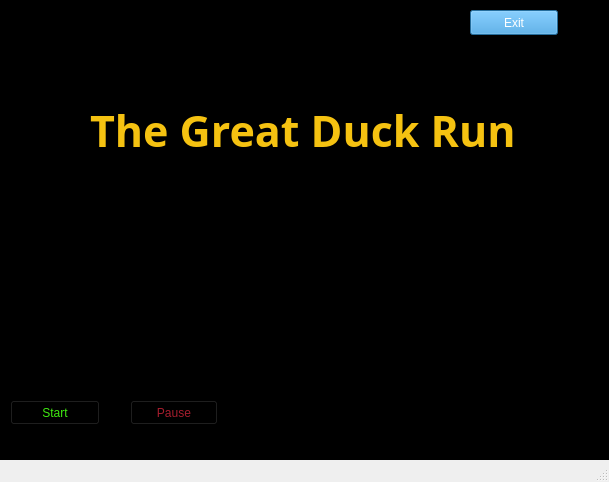
<?xml version="1.0" encoding="UTF-8"?>
<ui version="4.0">
 <class>MainWindow</class>
 <widget class="QMainWindow" name="MainWindow">
  <property name="geometry">
   <rect>
    <x>0</x>
    <y>0</y>
    <width>609</width>
    <height>482</height>
   </rect>
  </property>
  <property name="windowTitle">
   <string>MainWindow</string>
  </property>
  <widget class="QWidget" name="centralwidget">
   <property name="styleSheet">
    <string notr="true">background:  rgb(0, 0, 0);</string>
   </property>
   <widget class="QPushButton" name="startBt">
    <property name="geometry">
     <rect>
      <x>10</x>
      <y>400</y>
      <width>90</width>
      <height>25</height>
     </rect>
    </property>
    <property name="styleSheet">
     <string notr="true">background-color: rgb(0, 0, 0);
color: rgb(64, 235, 17);
font: 700 11pt &quot;Uroob&quot;;</string>
    </property>
    <property name="text">
     <string>Start</string>
    </property>
    <property name="shortcut">
     <string notr="true"/>
    </property>
   </widget>
   <widget class="QPushButton" name="pauseBt">
    <property name="geometry">
     <rect>
      <x>130</x>
      <y>400</y>
      <width>88</width>
      <height>25</height>
     </rect>
    </property>
    <property name="styleSheet">
     <string notr="true">background-color: rgb(0, 0, 0);
color: rgb(165, 29, 45);
font: 700 11pt &quot;Uroob&quot;;</string>
    </property>
    <property name="text">
     <string>Pause</string>
    </property>
    <property name="shortcut">
     <string notr="true"/>
    </property>
   </widget>
   <widget class="QPushButton" name="exitBt">
    <property name="geometry">
     <rect>
      <x>470</x>
      <y>10</y>
      <width>88</width>
      <height>25</height>
     </rect>
    </property>
    <property name="styleSheet">
     <string notr="true">background-color: #3498db;  /* Define a cor de fundo */
color: #ffffff;             /* Define a cor do texto */
font: 700 11pt &quot;Uroob&quot;;
</string>
    </property>
    <property name="text">
     <string>Exit</string>
    </property>
    <property name="icon">
     <iconset theme="QIcon::ThemeIcon::WindowClose"/>
    </property>
    <property name="shortcut">
     <string notr="true"/>
    </property>
   </widget>
   <widget class="QLabel" name="label">
    <property name="geometry">
     <rect>
      <x>90</x>
      <y>80</y>
      <width>431</width>
      <height>101</height>
     </rect>
    </property>
    <property name="font">
     <font>
      <family>Vemana2000</family>
      <pointsize>16</pointsize>
      <italic>false</italic>
      <bold>true</bold>
     </font>
    </property>
    <property name="styleSheet">
     <string notr="true">color: rgb(245, 194, 17);
</string>
    </property>
    <property name="text">
     <string>&lt;html&gt;&lt;head/&gt;&lt;body&gt;&lt;h1 style=&quot; margin-top:18px; margin-bottom:12px; margin-left:0px; margin-right:0px; -qt-block-indent:0; text-indent:0px;&quot;&gt;&lt;span style=&quot; font-size:12pt;&quot;&gt;The Great Duck Run&lt;/span&gt;&lt;/h1&gt;&lt;/body&gt;&lt;/html&gt;</string>
    </property>
   </widget>
   <widget class="QLabel" name="image">
    <property name="geometry">
     <rect>
      <x>0</x>
      <y>100</y>
      <width>621</width>
      <height>351</height>
     </rect>
    </property>
    <property name="text">
     <string>TextLabel</string>
    </property>
   </widget>
   <widget class="QLabel" name="pato1">
    <property name="enabled">
     <bool>true</bool>
    </property>
    <property name="geometry">
     <rect>
      <x>450</x>
      <y>270</y>
      <width>151</width>
      <height>101</height>
     </rect>
    </property>
    <property name="autoFillBackground">
     <bool>false</bool>
    </property>
    <property name="styleSheet">
     <string notr="true">background: transparent; 
border: none;</string>
    </property>
    <property name="text">
     <string>TextLabel</string>
    </property>
   </widget>
   <widget class="QLabel" name="pato2">
    <property name="enabled">
     <bool>true</bool>
    </property>
    <property name="geometry">
     <rect>
      <x>250</x>
      <y>270</y>
      <width>151</width>
      <height>101</height>
     </rect>
    </property>
    <property name="autoFillBackground">
     <bool>false</bool>
    </property>
    <property name="styleSheet">
     <string notr="true">background: transparent; 
border: none;</string>
    </property>
    <property name="text">
     <string>TextLabel</string>
    </property>
   </widget>
   <widget class="QLabel" name="pato3">
    <property name="enabled">
     <bool>true</bool>
    </property>
    <property name="geometry">
     <rect>
      <x>360</x>
      <y>230</y>
      <width>151</width>
      <height>101</height>
     </rect>
    </property>
    <property name="autoFillBackground">
     <bool>false</bool>
    </property>
    <property name="styleSheet">
     <string notr="true">background: transparent; 
border: none;</string>
    </property>
    <property name="text">
     <string>TextLabel</string>
    </property>
   </widget>
   <zorder>image</zorder>
   <zorder>startBt</zorder>
   <zorder>pauseBt</zorder>
   <zorder>exitBt</zorder>
   <zorder>label</zorder>
   <zorder>pato1</zorder>
   <zorder>pato2</zorder>
   <zorder>pato3</zorder>
  </widget>
  <widget class="QMenuBar" name="menubar">
   <property name="geometry">
    <rect>
     <x>0</x>
     <y>0</y>
     <width>609</width>
     <height>22</height>
    </rect>
   </property>
  </widget>
  <widget class="QStatusBar" name="statusbar"/>
 </widget>
 <resources/>
 <connections/>
</ui>
